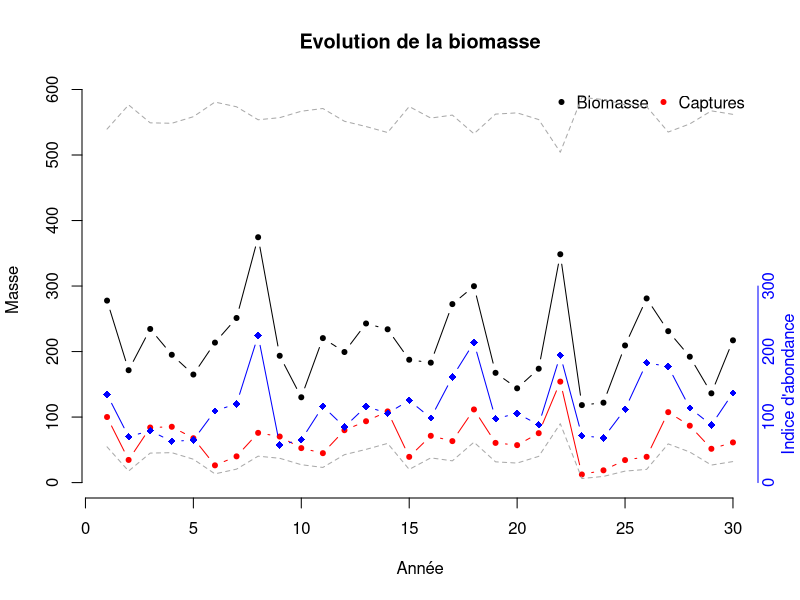
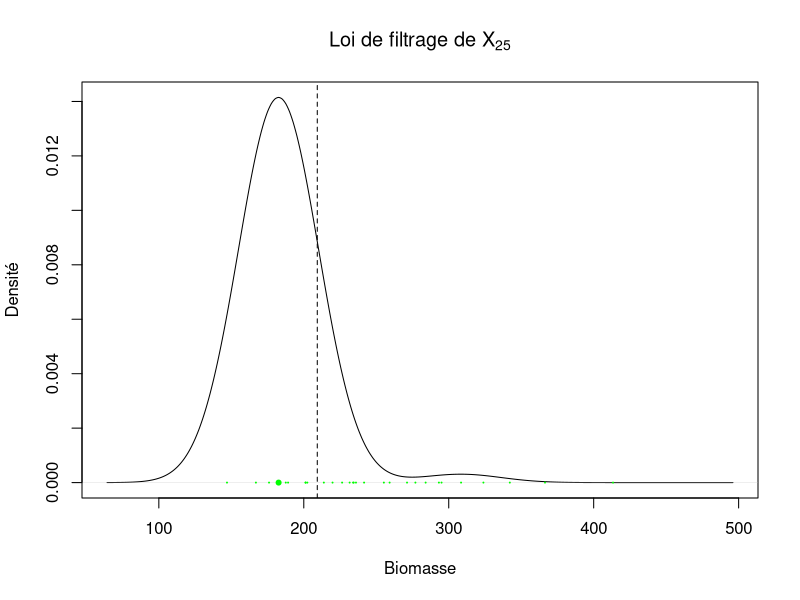
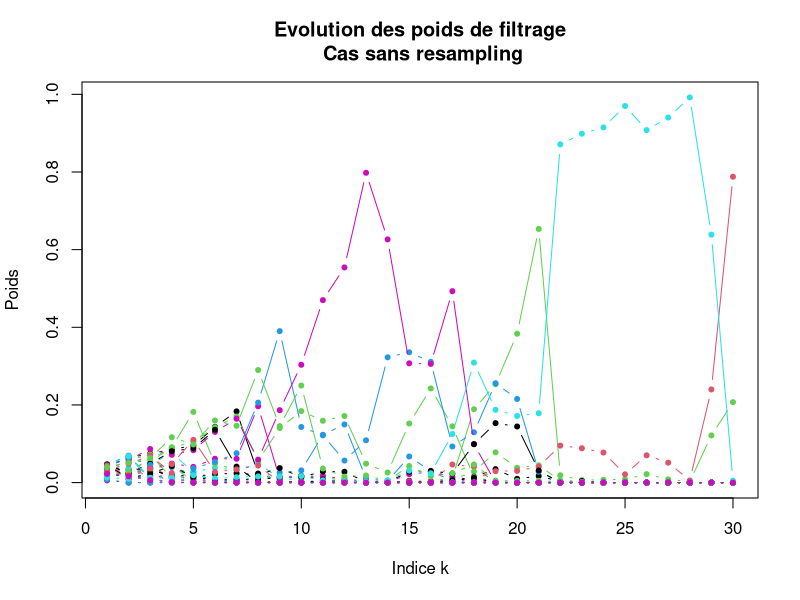
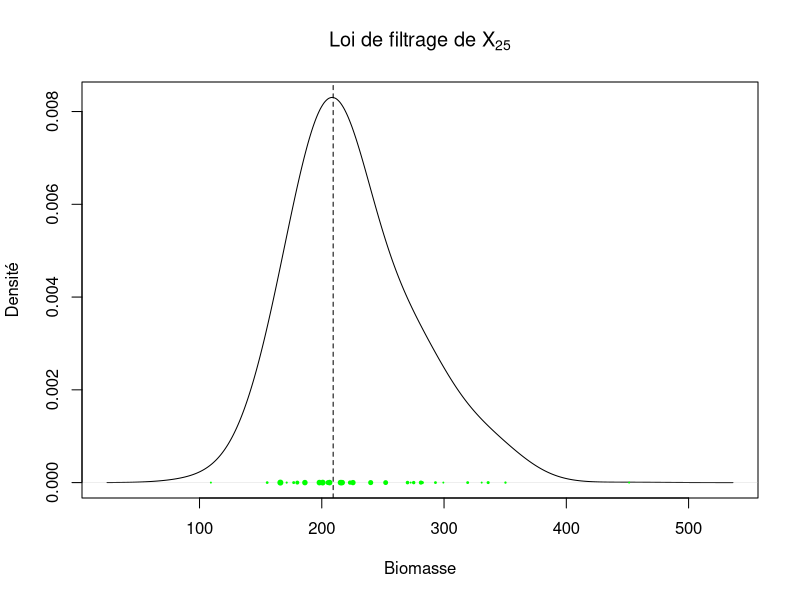
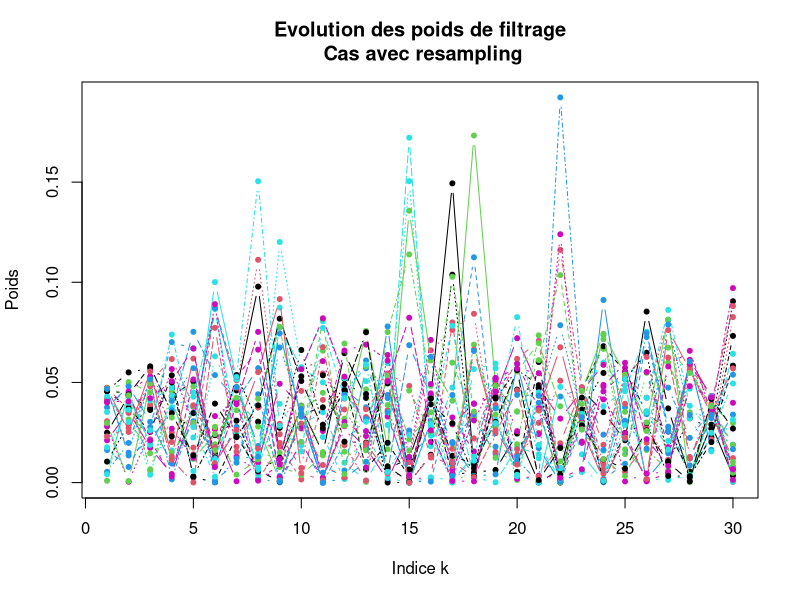
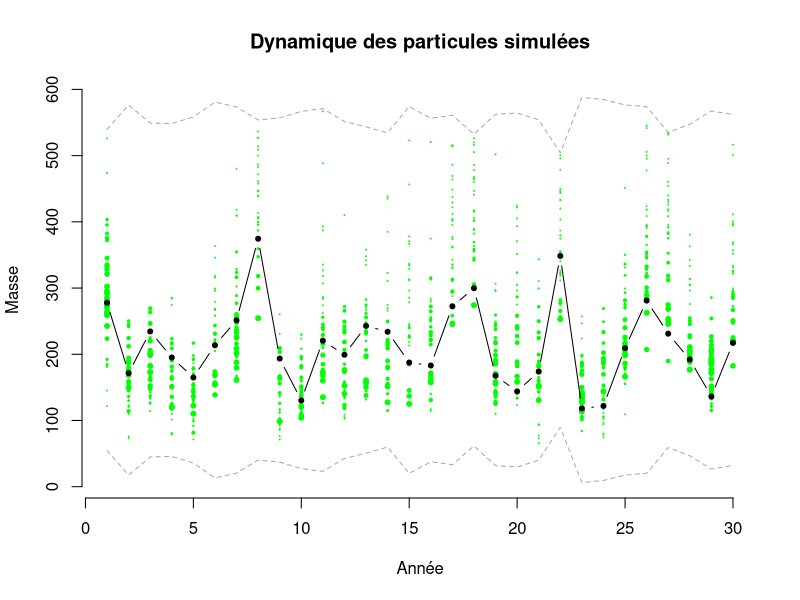
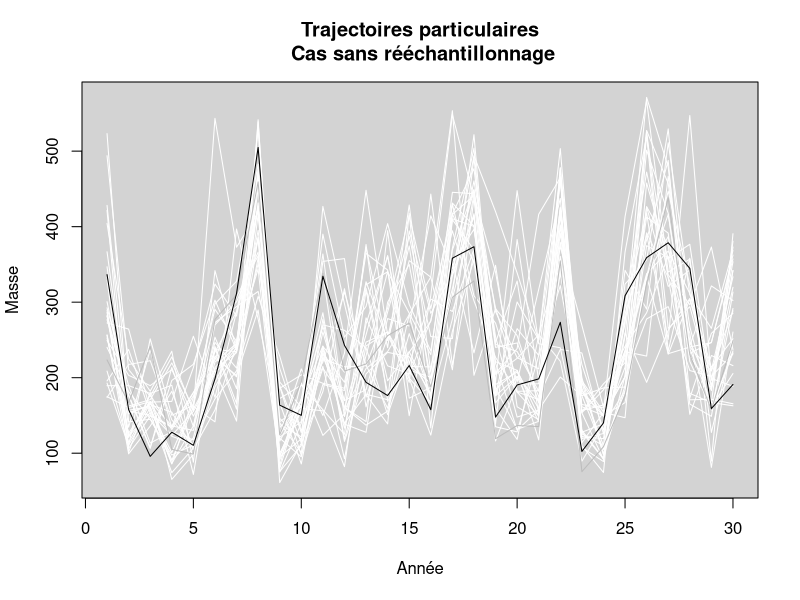
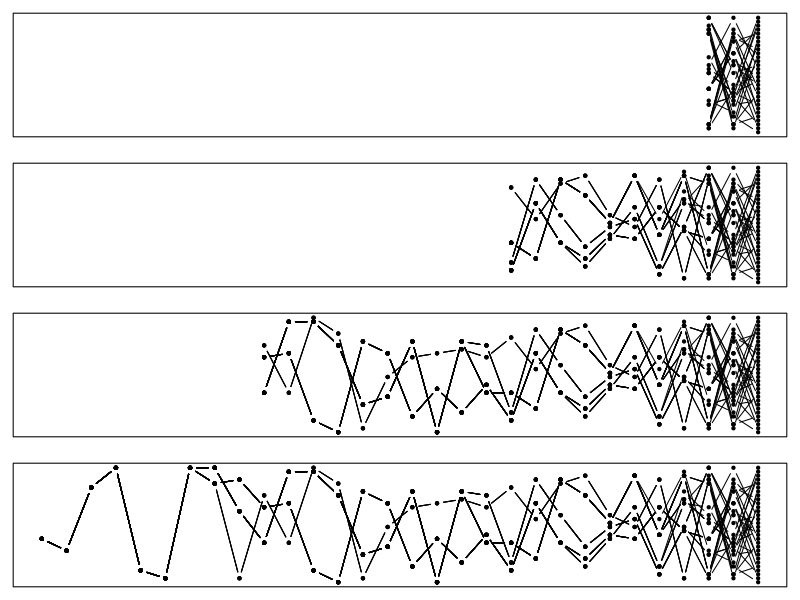

Write R code to recreate these figures, in order.
## ----modelsimulation-----------------------------------------------------
# Population Dynamic model simulation ----------------------------------
rm(list=ls()); set.seed(15);par(mfrow=c(1,1))
nYear <- 30
biomass <- rep(NA, nYear);capt <- rep(NA, nYear)
K <- 300 ## Capacité d'accueil
r <- 1.02 ## Taux de recrutement
q <- 0.5 #Capturabilité
sigmaBiomass <- 0.3
biomass[1] <- rnorm(1, mean=0.9*K, sd=K/10)
capt[1] <- runif(1,0.1,0.5)*biomass[1]
for( year in 2:nYear){
 Bk = biomass[year-1]
 capt[year-1] <- runif(1,0.1,0.5)*Bk
 #Les captures sont une fraction aléatoire de la biomasse
 innov <- rnorm(1, mean=-sigmaBiomass^2/2,sd=sigmaBiomass)
 biomass[year] <- (Bk+r*Bk*(1- Bk/K)-capt[year-1])*exp(innov)
 capt[year] <- runif(1,0.1,0.5)*biomass[year]
}
obs_error <- rnorm(nYear, mean=-sigmaBiomass^2/2, sd=sigmaBiomass)
abundanceIndex <- q * biomass*exp(obs_error)
#Calcul de la fenêtre des possible pour les Xs
sqrtD <- sqrt((1+r)^2-4*capt*r/K)
M0s <- (-(1+r)-sqrtD)/(-2*r/K)
m0s <- (-(1+r)+sqrtD)/(-2*r/K)
bounds <- cbind(m0s,M0s)

## ----plotmodel,echo=FALSE,fig.height=5,fig.width=6-----------------------
par(mfrow=c(1,1))
plot(1:nYear,biomass, ylim=range(c(0,range(biomass),range(bounds))),
    main='Evolution de la biomasse',xlab="Année",type="b",pch=20,
    ylab="Masse",bty="n")
lines(1:(nYear),capt,type="b",col="red",pch=20)
legend("topright",pch=20,col=c("black","red"),
      legend = c("Biomasse","Captures"),
      bty="n",horiz = T)
lines(1:nYear, abundanceIndex, type='b',col="blue",pch=18,
     ylim=range(c(0,range(abundanceIndex))))
axis(side=4,at=pretty(range(abundanceIndex),n = 2),col = "blue",
    col.ticks = "blue",labels=F ,lwd.ticks=0)
mtext(side=4,text = "Indice d'abondance",col = "blue",at=150,line=1)
mtext(side=4,text = pretty(range(abundanceIndex),n=2),col = "blue",
     at=pretty(range(abundanceIndex),n=2))
matplot(bounds,lty=2,col="darkgrey",add=T,type="l")

## ----fonction_mg---------------------------------------------------------
mtheta<- function(x_old,x_new, capt_old,theta){
 r =theta$r; K=theta$K; sigmaBiomass = theta$sigmaBiomass;
 mn_innov =-sigmaBiomass^2/2
 dnorm(log(x_new),
       mean=log(x_old+r*x_old*(1-x_old/K)- capt_old)-mn_innov,
       sd=sigmaBiomass)
}
g<-function(x,y,theta){
 q =theta$q;sigmaBiomass=theta$sigmaBiomass;mn_innov =-sigmaBiomass^2/2
 dnorm(log(y), mean=log(q*x)-mn_innov,sd=sigmaBiomass)
}

## ----f0------------------------------------------------------------------
#Fonction de génération
rf0 <- function(G, theta,Y0=NA,C0=NA){
   #Extraction des paramètres nécessaires
   r =theta$r; sigmaBiomass = theta$sigmaBiomass;q=theta$q;
   mn_innov = -sigmaBiomass^2/2;#Pourrait être défini autrement
   Delta <- (1+r)^2-4*C0*r/K
   sqrtD <- sqrt(Delta)
   M0 <- (-(1+r)-sqrtD)/(-2*r/K)
   m0 <- (-(1+r)+sqrtD)/(-2*r/K)
   X0 <- sapply(1:G,function(i){
     ok <- F
     while(!ok){#On simule jusqu'à tomber dans la zone
       #acceptable au vu des captures
       cand <- exp(rnorm(1,log(Y0)-log(q)-mn_innov,
                         sigmaBiomass))
       ok <- (cand < M0) & (cand>m0)
     }
     return(cand)
   })
   return(X0)
}
df0 <- function(x0, theta,Y0=NA,C0=NA){
 #Extraction des paramètres nécessaires
 r =theta$r; sigmaBiomass = theta$sigmaBiomass;q=theta$q;
 mn_innov = -sigmaBiomass^2/2;#Pourrait être défini autrement
 Delta <- (1+r)^2-4*C0*r/K
 sqrtD <- sqrt(Delta)
 M0 <- (-(1+r)-sqrtD)/(-2*r/K)
 m0 <- (-(1+r)+sqrtD)/(-2*r/K)
 mn_ref <- log(Y0)-log(q)-mn_innov
 #Définition de la constante de normalisation
 norm_cst <- (pnorm(log(M0),mn_ref,sigmaBiomass)-
                pnorm(log(m0),mn_ref,sigmaBiomass))
 dx <- dnorm(log(x0),mn_ref,sigmaBiomass)/norm_cst
 return(dx)
}

## ----Propag--------------------------------------------------------------
rPropag <- function(x_old,theta,Y_new=NA,C_new=NA){
 sdRW = theta$sdRW; sigmaBiomass = theta$sigmaBiomass;
 mn_innov = -sigmaBiomass^2/2; q =theta$q;r=theta$r;
 K = theta$K;
 sqrtD <- sqrt((1+r)^2-4*C_new*r/K)
 M_new <- (-(1+r)-sqrtD)/(-2*r/K)
 m_new <- (-(1+r)+sqrtD)/(-2*r/K)
 v_gau  <- (sdRW^2*sigmaBiomass^2)/(sdRW^2+sigmaBiomass^2)
 mn2    <- log(Y_new)-log(q)-mn_innov
 mn_gau <- v_gau*(log(x_old)/(sdRW^2)+mn2/(sigmaBiomass^2))
 Xnex <- sapply(mn_gau,function(mn){
   ok <- F
   while(!ok){
     cand <- exp(rnorm(1,mn,sqrt(v_gau)))
     ok <- (cand > m_new) & (cand < M_new)
   }
   return(cand)
 })
 return(Xnex)
}
dPropag <- function(x_new, x_old,theta,Y_new=NA,C_new=NA){
 sdRW = theta$sdRW; sigmaBiomass = theta$sigmaBiomass;
 mn_innov = -sigmaBiomass^2/2; q =theta$q;r=theta$r;
 K = theta$K;
 sqrtD <- sqrt((1+r)^2-4*C_new*r/K)
 M_new <- (-(1+r)-sqrtD)/(-2*r/K)
 m_new <- (-(1+r)+sqrtD)/(-2*r/K)
 v_gau  <- (sdRW^2*sigmaBiomass^2)/(sdRW^2+sigmaBiomass^2)
 mn2    <- log(Y_new)-log(q)-mn_innov
 mn_gau <- v_gau*(log(x_old)/(sdRW^2)+mn2/(sigmaBiomass^2))
 dnex <- sapply(1:length(x_new),function(i){
   mn = mn_gau[i]
   (dnorm(log(x_new[i]),mn,sqrt(v_gau))
   /(pnorm(log(M_new),mn,sqrt(v_gau))-pnorm(log(m_new),mn,sqrt(v_gau))))
   #normalized by the area of possible zone
 })
 return(dnex)
}

## ----first_filt----------------------------------------------------------
#Initialisation
sdRW <- 10#Ecart type de la marche aleatoire
theta=list(q=q, K=K, sigmaBiomass=sigmaBiomass,
          r=r,sdRW=sdRW)#Paramètres pour la génération de particules
#et calculs de poids
G <- 30#Nombre de particules
Xs1 <- matrix(NA, ncol=nYear, nrow=G)#Particules
Xs1[,1] <- rf0(G=G,theta= theta,
            Y0 = abundanceIndex[1],C0 = capt[1] )
ws1 <- matrix(NA, ncol=nYear, nrow=G)#Poids
ws1[,1] <- df0(x0=Xs1[,1],theta = theta,
             Y0 = abundanceIndex[1],C0 = capt[1])
ws1[,1] <-  ws1[,1]/sum(ws1[,1])
for(year in 2:nYear){
 Xs1[,year] <- rPropag(x_old = Xs1[,year-1],theta = theta,
                       Y_new = abundanceIndex[year],
                       C_new = capt[year])#Génération de nvelles particules
 mth <- mtheta(x_old =Xs1[,year-1],x_new= Xs1[,year],
               theta= theta,capt_old=capt[year-1])
 #densité de transition du modele
 gfact <- g(Xs1[,year], abundanceIndex[year], theta)#Dnsité d'observation
 pfact <- dPropag(x_new = Xs1[,year],x_old= Xs1[,year-1],
                  theta = theta, Y_new = abundanceIndex[year],
                  C_new = capt[year])#Densité de la loi de proposition
 ws1[,year]=ws1[,year-1]*(mth*gfact/pfact)#Actualisation des poids
 ws1[,year] <-   ws1[,year]/sum(ws1[,year])#Normalisation des poids
}

## ----com_density,eval=FALSE----------------------------------------------
## density(Xs1[,k],weights = ws1[,k])

## ----first_dens_filt,echo=F,fig.height=5,fig.width=6---------------------
k=nYear-5#Indice à représenter
plot(density(Xs1[,k],weights = ws1[,k]),
    main=bquote(paste('Loi de filtrage de '*'X'[.(k)])),
    xlab="Biomasse",ylab="Densité")
abline(v=biomass[k],lty=2)
points(Xs1[,k],rep(0,G) ,col="green",
       cex=ws1[,k]/max(ws1[,k]),pch=20)

## ----first_ws,echo=FALSE,fig.height=5,fig.width=6------------------------
matplot(t(ws1),type="b",pch=20,xlab="Indice k",ylab="Poids",
       main="Evolution des poids de filtrage\n Cas sans resampling",
       lty=1)

## ----dec_filt_run,echo=F-------------------------------------------------
Geneal <- matrix(NA, ncol=nYear, nrow=G)
Geneal[,1] <- 1:G
Xs2 <- matrix(NA, ncol=nYear, nrow=G)
Xs2[,1] <- rf0(G=G,theta= theta,
            Y0 = abundanceIndex[1],C0 = capt[1] )
ws2 <- matrix(NA, ncol=nYear, nrow=G)
ws2[,1] <- df0(x0=Xs2[,1],theta = theta,
                  Y0 = abundanceIndex[1],C0 = capt[1])
ws2[,1] <- ws2[,1]/sum(ws2[,1])
for(year in 2:nYear){
 inds_rspl <- sample(1:G,size=G,replace=T,
                     prob = ws2[,year-1])#Rééchantillonnage
 Gnew <- Geneal[inds_rspl,]
 Gnew[,nYear] <- 1:G
 Gnew[,year-1] <- inds_rspl
 Geneal <- Gnew
 Xs2[,year] <- rPropag(x_old = Xs2[inds_rspl,year-1],
                     theta = theta,
                     Y_new = abundanceIndex[year],
                     C_new = capt[year])
 mth <- mtheta(x_old =Xs2[inds_rspl,year-1],
               x_new= Xs2[,year],
               theta= theta,
               capt_old=capt[year-1])
 gfact <- g(Xs2[,year], abundanceIndex[year], theta)
 pfact <- dPropag(x_new = Xs2[,year],x_old= Xs2[inds_rspl,year-1],
                  theta = theta, Y_new = abundanceIndex[year],
                  C_new = capt[year])
 ws2[,year]=(mth*gfact/pfact)
 ws2[,year] <-   ws2[,year]/sum(ws2[,year])
}

## ----sec_filt_show,eval=FALSE--------------------------------------------
## #Initialisation, identique à précédemment
## for(year in 2:nYear){
##  inds_rspl <- sample(1:G,size=G,replace=T,
##                      prob = ws2[,year-1])#Rééchantillonnage
##  Xs2[,year] <- rPropag(x_old = Xs2[inds_rspl,year-1],
##                      theta = theta,
##                      Y_new = abundanceIndex[year],
##                      C_new = capt[year])
##  mth <- mtheta(x_old =Xs2[inds_rspl,year-1],
##                x_new= Xs2[,year],
##                theta= theta,
##                capt_old=capt[year-1])
##  gfact <- g(Xs2[,year], abundanceIndex[year], theta)
##  pfact <- dPropag(x_new = Xs2[,year],x_old= Xs2[inds_rspl,year-1],
##                   theta = theta, Y_new = abundanceIndex[year],
##                   C_new = capt[year])
##  ws2[,year]=(mth*gfact/pfact)
##  ws2[,year] <-   ws2[,year]/sum(ws2[,year])
## }

## ----sec_dens,echo=F,fig.height=5,fig.width=6----------------------------
plot(density(Xs2[,k],weights = ws2[,k]),
    main=bquote(paste('Loi de filtrage de '*'X'[.(k)])),
    xlab="Biomasse",ylab="Densité")
abline(v=biomass[k],lty=2)
points(Xs2[,k],rep(0,G) ,col="green",
       cex=ws2[,k]/max(ws2[,k]),pch=20)

## ----sec_ws,echo=F,fig.height=5,fig.width=6------------------------------
matplot(t(ws2),type="b",pch=20,xlab="Indice k",ylab="Poids",
       main="Evolution des poids de filtrage\n Cas avec resampling")

## ----sec_filt_plot,echo=F,fig.height=5,fig.width=6,message=FALSE,fig.show=T,results="hide"----
plot(1:nYear,biomass, ylim=range(c(range(biomass),range(bounds))),
    main='Dynamique des particules simulées',
    xlab="Année",type="n",pch=20, ylab="Masse",bty="n")
matplot(bounds,lty=2,col="darkgrey",add=T,type="l")
sapply(1:nYear,function(year){
  points(rep(year,G), Xs2[,year],col="green",
         cex=ws2[,year]/max(ws2[,year]),pch=20)
})
lines(biomass,type="b",pch=20)

## ----traj_first,echo=F,fig.height=5,fig.width=6--------------------------
cols=ws1[,nYear]/max(ws1[,nYear])
matplot(t(Xs1),type="l",lwd=cols,lty=1,
      xlab="Année",ylab="Masse",
      main="Trajectoires particulaires\n Cas sans rééchantillonnage")
rect(par("usr")[1],par("usr")[3],
    par("usr")[2],par("usr")[4],col="lightgray")
matplot(t(Xs1)[,order(cols)],add =T,
       type="l",lty=1,col=gray(1-cols[order(cols)]))

## ----geneal,echo=F,fig.width=6,fig.height=6------------------------------
par(mfrow=c(4,1),mar=c(1,1,1,1))
matplot((nYear-2):nYear,ylab="",xlab="",xaxt="n",yaxt="n",col="black",
       t(Geneal)[(nYear-2):nYear,],lty=1,type="b",pch=20,xlim=c(1,nYear))
matplot((nYear-10):nYear,ylab="",xlab="",xaxt="n",yaxt="n",col="black",
       t(Geneal)[(nYear-10):nYear,],lty=1,type="b",pch=20,xlim=c(1,nYear))
matplot((nYear-20):nYear,ylab="",xlab="",xaxt="n",yaxt="n",col="black",
       t(Geneal)[(nYear-20):nYear,],lty=1,type="b",pch=20,xlim=c(1,nYear))
matplot((1):nYear,ylab="",xlab="",xaxt="n",yaxt="n",col="black",
       t(Geneal)[(1):nYear,],lty=1,type="b",pch=20,xlim=c(1,nYear))

